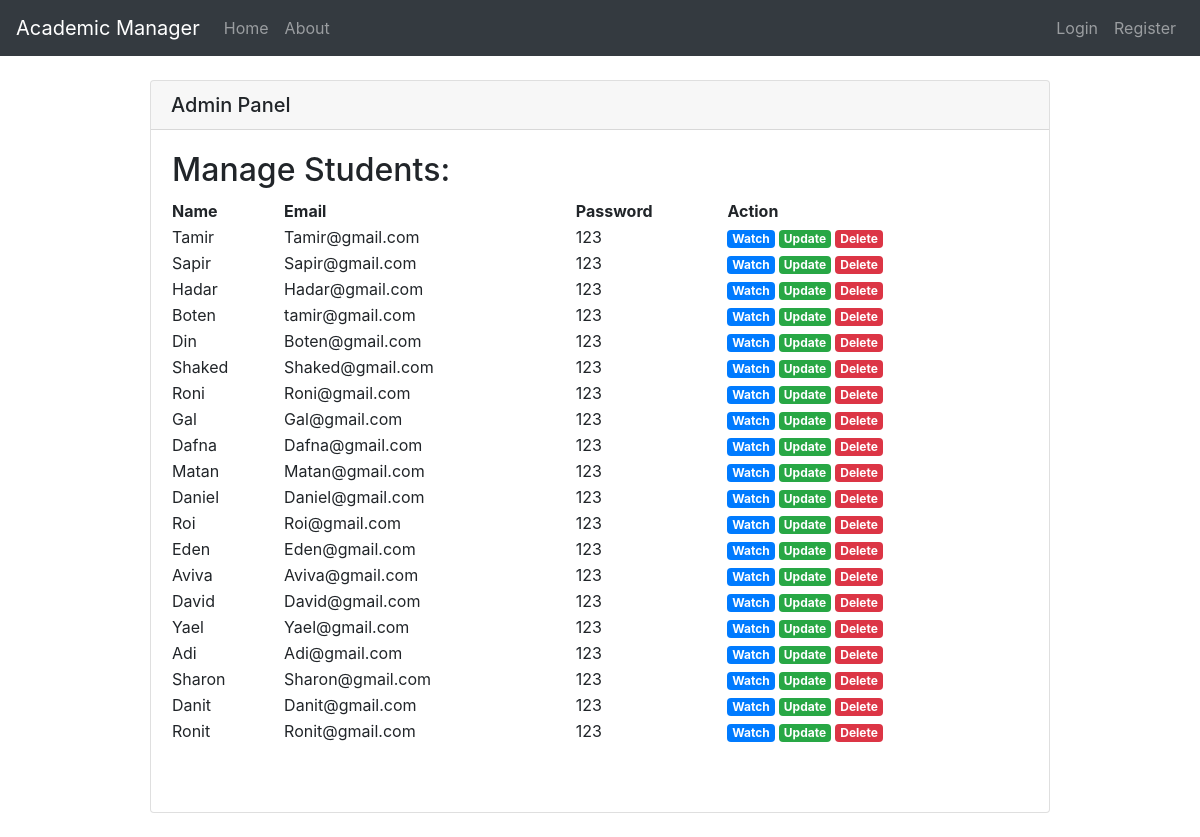
Page /admin/admin_students/ on the committed database.
### academic_manager/models.py (models this page shows, shortened)
class Student(db.Model):
    id = db.Column(db.Integer, primary_key=True)
    user_name = db.Column(db.String(30), nullable=False, unique=True)
    email = db.Column(db.String(100), nullable=False, unique=True)
    password = db.Column(db.String(60), nullable=False)
    creation_date = db.Column(db.DateTime, nullable=False, default=datetime.now)
    last_seen = db.Column(db.DateTime, nullable=False, default=datetime.now)
    enrollment = db.relationship('Enrollment', backref='student', lazy=True)

### academic_manager/admin/routes.py (the view)
@admin.route("/admin_students/")
def admin_students():
    student_list = Student.query.all()
    return render_template("admin_students.html", student_list=student_list)

### academic_manager/admin/templates/admin_students.html (shortened to what this page needs)
{% extends "base.html" %}
{% block content %}
    <h5 class="card-header">Admin Panel</h5>
    <div class="card-body">
        <table style="width:100%">
          <tr>
              <th colspan="4"><h2>Manage Students:</h2></th>
          </tr>
          <tr>
            <th>Name</th>
            <th>Email</th>
            <th>Password</th>
            <th>Action</th>
          </tr>
          {% for student in student_list %}
              <tr>
                <td>{{ student.user_name }}</td>
                <td>{{ student.email }}</td>
                <td>{{ student.password }}</td>
                <td><a href="{{ url_for('students.watch_student', student_id=student.id) }}"
                       class="badge badge-primary">Watch</a>
                    <a href="{{ url_for('students.update_student', student_id=student.id) }}"
                       class="badge badge-success">Update</a>
                    <a href="{{ url_for('students.delete_student', student_id=student.id) }}"
                       class="badge badge-danger">Delete</a>
                </td>
              </tr>
          {% endfor %}
        </table>
        <br><br>
    </div>
{% endblock %}

### academic_manager/templates/base.html (shortened to what this page needs)
<!DOCTYPE html>
<html lang="en">
<head>
    <link rel="stylesheet" href="https://stackpath.bootstrapcdn.com/bootstrap/4.3.1/css/bootstrap.min.css"
>
</head>
<body>
    <nav class="navbar navbar-expand-lg navbar-dark bg-dark">
        <a class="navbar-brand" href="{{ url_for('main.home') }}">Academic Manager </a>
        <div class="collapse navbar-collapse" id="navbarNavDropdown">
            <div class="navbar-nav mr-auto">
                <a class="nav-link" href="{{ url_for('main.home') }}">Home</a>
                <a class="nav-link" href="{{ url_for('admin.admin_panel') }}">About</a>
            </div>
            <div class="navbar-nav">
                {% if session["type"] %}
                    <a class="nav-link" href="{{ url_for('main.user') }}">Profile</a>
                    <a class="nav-link" href="{{ url_for('main.logout') }}">Log Out</a>
                    {% else %}
                    <a class="nav-link" href="{{ url_for('main.login') }}">Login</a>
                    <a class="nav-link" href="{{ url_for('main.sign_up') }}">Register</a>
                {% endif %}
            </div>
        </div>
    </nav>
    <div class="mx-auto w-75">
        <div class="card">
            {% block content %}{% endblock %}
        </div>
    </div>
</body>
</html>

### rows in the picture
Student: user_name "Tamir", email "Tamir@gmail.com", password "123"
Student: user_name "Sapir", email "Sapir@gmail.com", password "123"
Student: user_name "Hadar", email "Hadar@gmail.com", password "123"
Student: user_name "Boten", email "tamir@gmail.com", password "123"
Student: user_name "Din", email "Boten@gmail.com", password "123"
Student: user_name "Shaked", email "Shaked@gmail.com", password "123"
Student: user_name "Roni", email "Roni@gmail.com", password "123"
Student: user_name "Gal", email "Gal@gmail.com", password "123"
Student: user_name "Dafna", email "Dafna@gmail.com", password "123"
Student: user_name "Matan", email "Matan@gmail.com", password "123"
Student: user_name "Daniel", email "Daniel@gmail.com", password "123"
Student: user_name "Roi", email "Roi@gmail.com", password "123"
Student: user_name "Eden", email "Eden@gmail.com", password "123"
Student: user_name "Aviva", email "Aviva@gmail.com", password "123"
Student: user_name "David", email "David@gmail.com", password "123"
Student: user_name "Yael", email "Yael@gmail.com", password "123"
Student: user_name "Adi", email "Adi@gmail.com", password "123"
Student: user_name "Sharon", email "Sharon@gmail.com", password "123"
Student: user_name "Danit", email "Danit@gmail.com", password "123"
Student: user_name "Ronit", email "Ronit@gmail.com", password "123"
